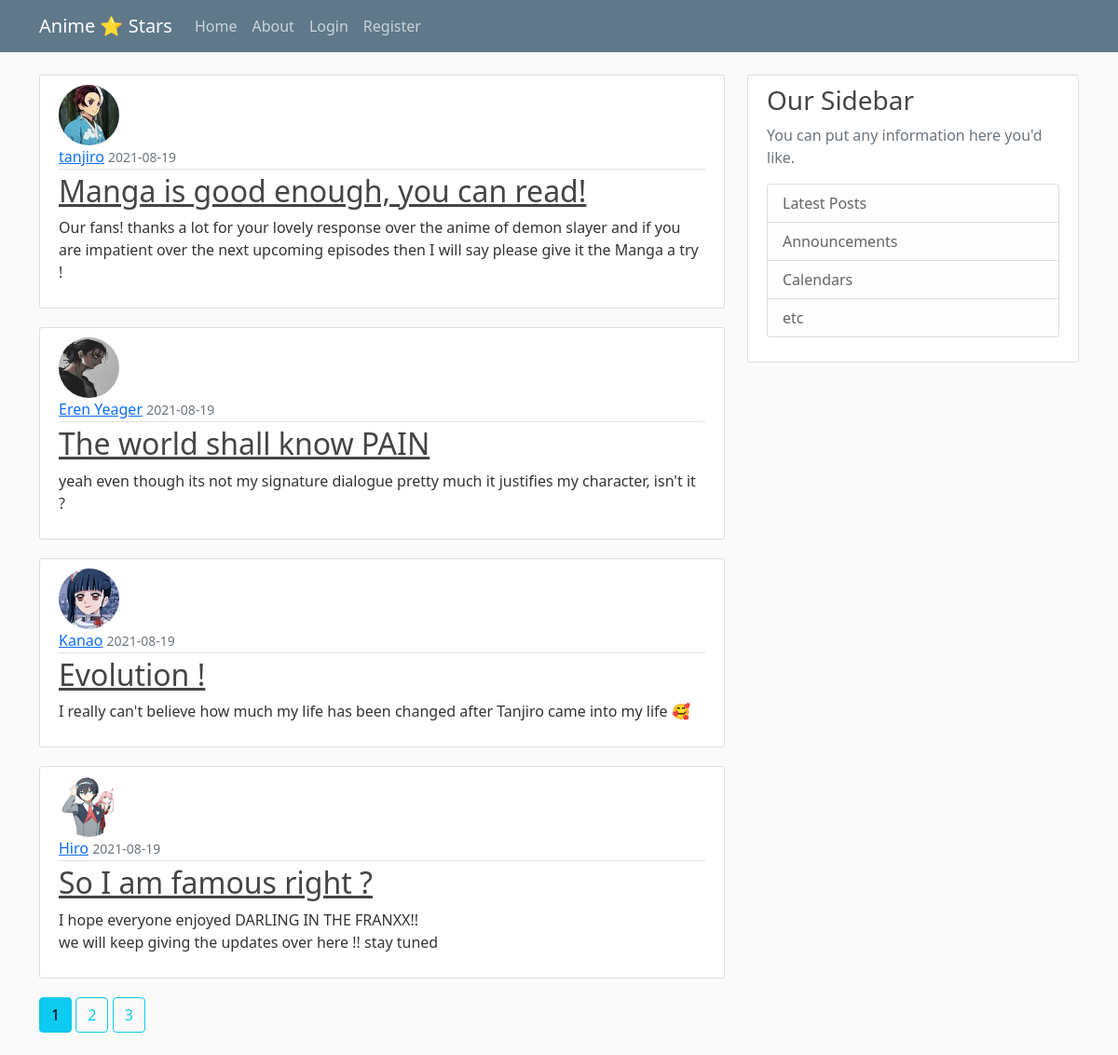
Page /home on the earlier database version.
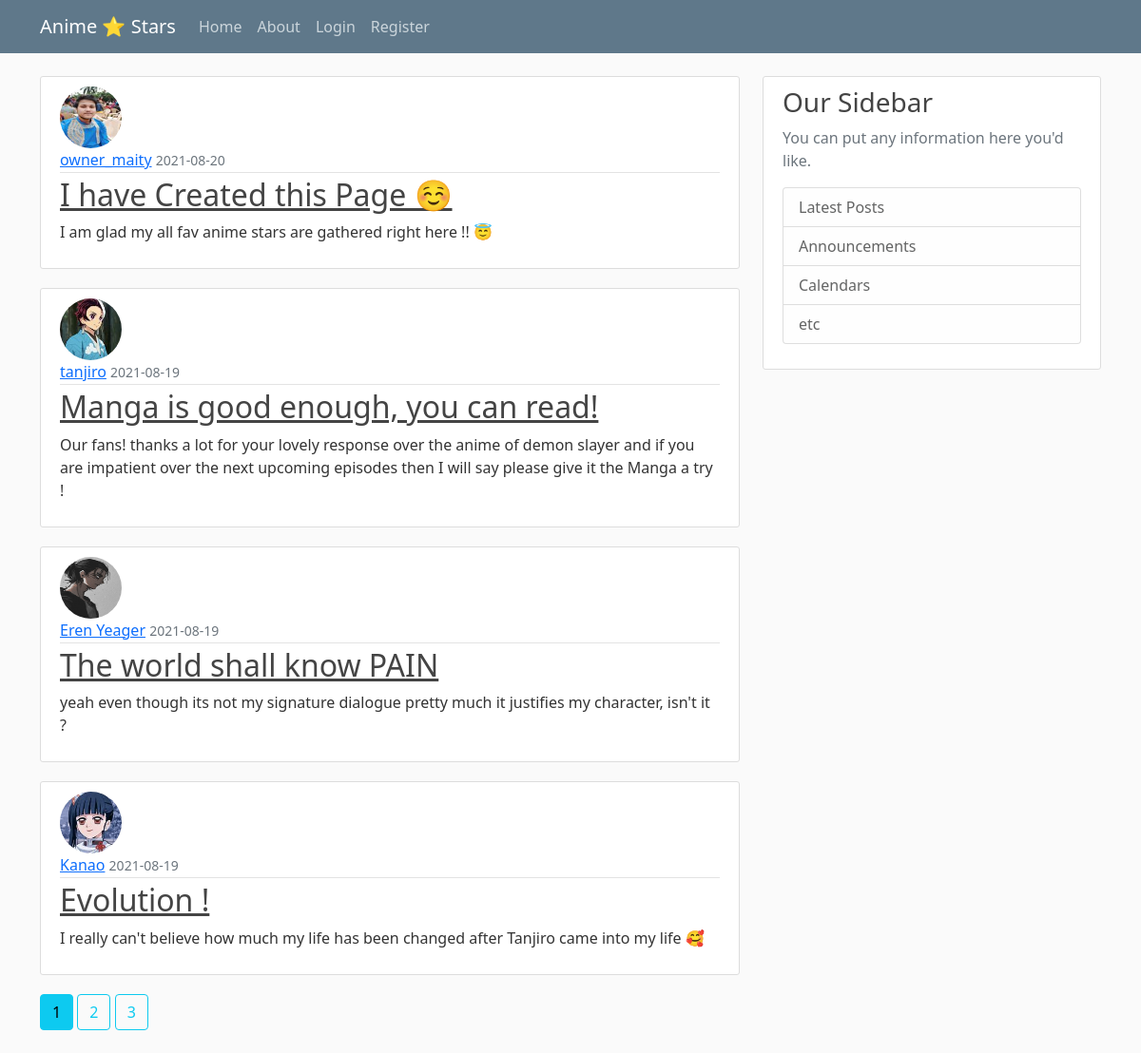
Same page on the later database version.
### main/models.py (models this page shows, shortened)
class Post(db.Model):
    id = db.Column(db.Integer, primary_key=True)
    title = db.Column(db.String(100), nullable=False)
    date_posted = db.Column(db.DateTime, nullable=True, default=datetime.utcnow)
    content = db.Column(db.Text, nullable=False)
    user_id = db.Column(db.Integer, db.ForeignKey('user.id'), nullable=False)

class User(db.Model, UserMixin):
    id = db.Column(db.Integer, primary_key=True)
    username = db.Column(db.String(20), unique=True, nullable=False)
    email = db.Column(db.String(120), unique=True, nullable=False)
    image_file = db.Column(db.String(20), nullable=False, default='default.jpg')
    password = db.Column(db.String(60), nullable=False)
    posts = db.relationship('Post', backref='author', lazy=True)

### main/general/routes.py (the view)
@general.route("/")  # these are decorators
@general.route("/home")
def home():
    page = request.args.get('page', 1, type=int)
    posts = Post.query.order_by(Post.date_posted.desc()).paginate(page=page, per_page=4)
    return render_template('home.html', posts=posts)

### main/templates/home.html
{% extends "layout.html" %}
{% block content %}
    {% for post in posts.items %}
       <article class="media content-section">
          <img class="rounded-circle article-img" src="{{ url_for('static', filename='profile_pics/' + post.author.image_file) }}">
          <div class="media-body">
            <div class="article-metadata">
              <a class="mr-2" href="{{ url_for('users.user_post', username=post.author.username) }}">{{ post.author.username }}</a>
              <small class="text-muted">{{ post.date_posted.strftime('%Y-%m-%d') }}</small>
            </div>
            <h2><a class="article-title" href="{{ url_for('posts.post', post_id=post.id) }}">{{ post.title }}</a></h2>
            <p class="article-content">{{ post.content }}</p>
          </div>
       </article>
    {% endfor %}
    {% for page_num in posts.iter_pages(left_edge=1, right_edge=1, left_current=1, right_current=2) %}
        {% if page_num %}
          {% if posts.page == page_num %}
             <a class="btn btn-info mb-4" href="{{ url_for('general.home', page=page_num) }}">{{ page_num }}</a>
          {% else %}
             <a class="btn btn-outline-info mb-4" href="{{ url_for('general.home', page=page_num) }}">{{ page_num }}</a>
          {% endif %}
        {% else %}
            ...
        {% endif %}
    {% endfor %}
{% endblock content %}

### main/templates/layout.html (shortened to what this page needs)
<!DOCTYPE html>
<html lang="en">
<head>
    <link href="https://cdn.jsdelivr.net/npm/bootstrap@5.1.0/dist/css/bootstrap.min.css" rel="stylesheet">
    <link href="{{ url_for('static' , filename='main.css') }}" rel="stylesheet" type="text/css">
</head>
<body>
    <header class="site-header">
      <nav class="navbar navbar-expand-md navbar-dark bg-steel fixed-top">
        <div class="container">
          <a class="navbar-brand mr-4" href="/">Anime ⭐️ Stars</a>
          <div class="collapse navbar-collapse" id="navbarToggle">
            <div class="navbar-nav mr-auto">
              <a class="nav-item nav-link" href="{{url_for('general.home')}}">Home</a>
              <a class="nav-item nav-link" href="{{url_for('general.about')}}">About</a>
            </div>
            <div class="navbar-nav">
              {% if current_user.is_authenticated %}
                  <a class="nav-item nav-link" href="{{url_for('posts.new_post')}}">New Post</a>
                  <a class="nav-item nav-link" href="{{url_for('users.account')}}">Account</a>
                  <a class="nav-item nav-link" href="{{url_for('users.logout')}}">Logout</a>
              {% else %}
                  <a class="nav-item nav-link" href="{{url_for('users.login')}}">Login</a>
                  <a class="nav-item nav-link" href="{{url_for('users.register')}}">Register</a>
              {% endif %}
            </div>
          </div>
        </div>
      </nav>
    </header>
    <main role="main" class="container">
      <div class="row">
        <div class="col-md-8">
          {% block content %}{% endblock %}
        </div>
        <div class="col-md-4">
          <div class="content-section">
            <h3>Our Sidebar</h3>
            <p class='text-muted'>You can put any information here you'd like.
              <ul class="list-group">
                <li class="list-group-item list-group-item-light">Latest Posts</li>
                <li class="list-group-item list-group-item-light">Announcements</li>
                <li class="list-group-item list-group-item-light">Calendars</li>
                <li class="list-group-item list-group-item-light">etc</li>
              </ul>
            </p>
          </div>
        </div>
      </div>
    </main>
</body>
</html>

### main/static/main.css (style rules this page uses)
body { background: #fafafa; color: #333333; margin-top: 5rem; }
h1, h2, h3, h4, h5, h6 { color: #444444; }
.bg-steel { background-color: #5f788a; }
.site-header .navbar-nav .nav-link { color: #cbd5db; }
.content-section { background: #ffffff; padding: 10px 20px; border: 1px solid #dddddd; border-radius: 3px; margin-bottom: 20px; }
.article-title { color: #444444; }
.article-content { white-space: pre-line; }
.article-img { height: 65px; width: 65px; margin-right: 16px; }
.article-metadata { padding-bottom: 1px; margin-bottom: 4px; border-bottom: 1px solid #e3e3e3 }

Differences in the rows shown:
no longer on this page (row unchanged): Post: image_file (picture), author.username "Hiro", date_posted "2021-08-19", title "So I am famous right ?", content "I hope everyone enjoyed DARLING IN THE FRANXX!! we will keep giving the updates over here !! stay tuned"
added Post: image_file (picture), author.username "owner_maity", date_posted "2021-08-20", title "I have Created this Page ☺️", content "I am glad my all fav anime stars are gathered right here !! 😇"
